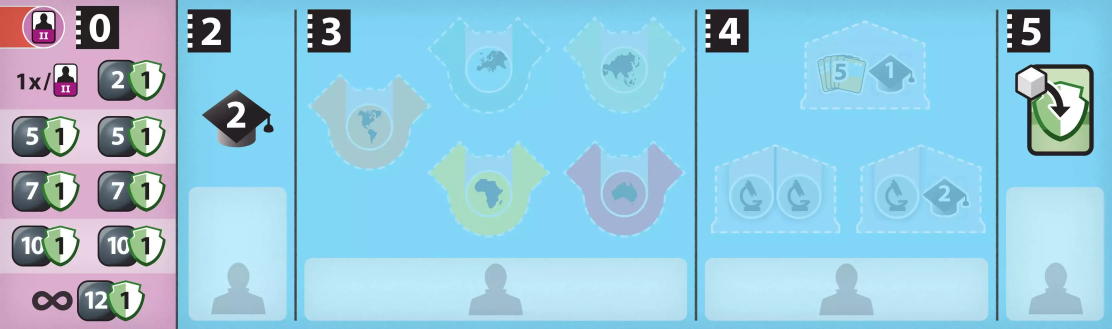
#> input picture web/assets/association_board_base.webp, 3335 x 986 px (shown at 1/3 size)
$ python build_worker_slot.py
#> lines starting #> are read from the running program, lines starting #| are printed output that depends on the picture; after the words box and inside, x2 and y2 are one past the last pixel; in counts of white or black regions, pixels touching at a corner belong together
"""Cut one empty worker slot (the grey worker silhouette on its light blue panel) out of the association board and give it rounded corners:
web/assets/worker_slot.webp, the background of the locked workers on the bonus panel of the zoo (web/js/association.js, `bonusPanel`).

The picture is recoloured from light blue to a lighter shade of the pink of the locked workers' zone (`BG`, `SILHOUETTE`).

Run with the system python (Pillow). The board is the 3335 x 986 picture, the box is given in the 2000 x 591 drawing of the viewer (the silhouette of the middle slot of the
"hire a worker" row, centre (890, 522)).
"""
from pathlib import Path
from PIL import Image, ImageDraw

ROOT = Path(__file__).resolve().parent.parent
K = 3335 / 2000
BOX = (834, 466, 946, 578)                    # x0, y0, x1, y1 in the 2000-wide drawing: a square around the silhouette
RADIUS = 0.2                                  # of the side
BG, SILHOUETTE = (252, 222, 222), (222, 160, 160)       # the pink zone is #f4a3a3: the tile is lighter, the silhouette a little darker than the tile

im = Image.open(ROOT / 'web' / 'assets' / 'association_board_base.webp').convert('RGBA')
tile = im.crop(tuple(round(v * K) for v in BOX))
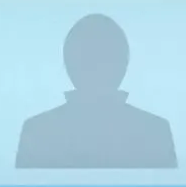
#> tile: PIL image 186x187 RGBA; mean R, G, B, A 174.4, 212.7, 228.4, 255
side = min(tile.size)
#> side = 186
tile = tile.crop((0, 0, side, side))
#> tile: PIL image 186x186 RGBA
grey = tile.convert('L')
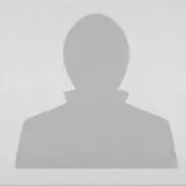
#> grey: PIL image 186x186 L; min 171, max 236, mean 203.2
lo, hi = grey.getpixel((side // 2, int(side * 0.62))), grey.getpixel((side // 8, side // 8))          # (the silhouette's and the panel's brightness)
#> lo = 183; hi = 218
px = tile.load()
for y in range(side):
    for x in range(side):
        t = min(1.0, max(0.0, (grey.getpixel((x, y)) - lo) / max(1, hi - lo)))
        px[x, y] = tuple(round(a + (b - a) * t) for a, b in zip(SILHOUETTE, BG)) + (255,)
mask = Image.new('L', (side * 4, side * 4), 0)
#> mask: PIL image 744x744 L; every value is 0
ImageDraw.Draw(mask).rounded_rectangle((0, 0, side * 4 - 1, side * 4 - 1), radius=side * 4 * RADIUS, fill=255)
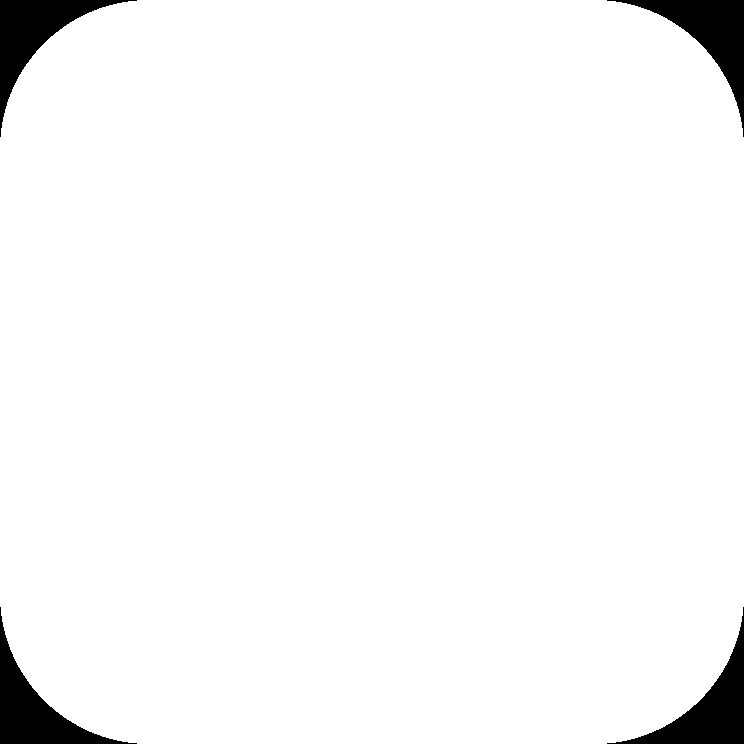
#> mask: PIL image 744x744 L; 96.5% white; 4 black regions, box (x1, y1, x2, y2) and area: (607, 607, 744, 744) 4802, (607, 0, 744, 137) 4785, (0, 607, 137, 744) 4785, (0, 0, 137, 137) 4772
tile.putalpha(mask.resize((side, side), Image.LANCZOS))
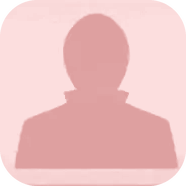
#> tile: PIL image 186x186 RGBA; mean R, G, B, A 238.9, 194.9, 194.9, 246.2; transparent parts drawn white
tile.save(ROOT / 'web' / 'assets' / 'worker_slot.webp', lossless=True)
print('worker_slot.webp', tile.size)
#| worker_slot.webp (186, 186)
